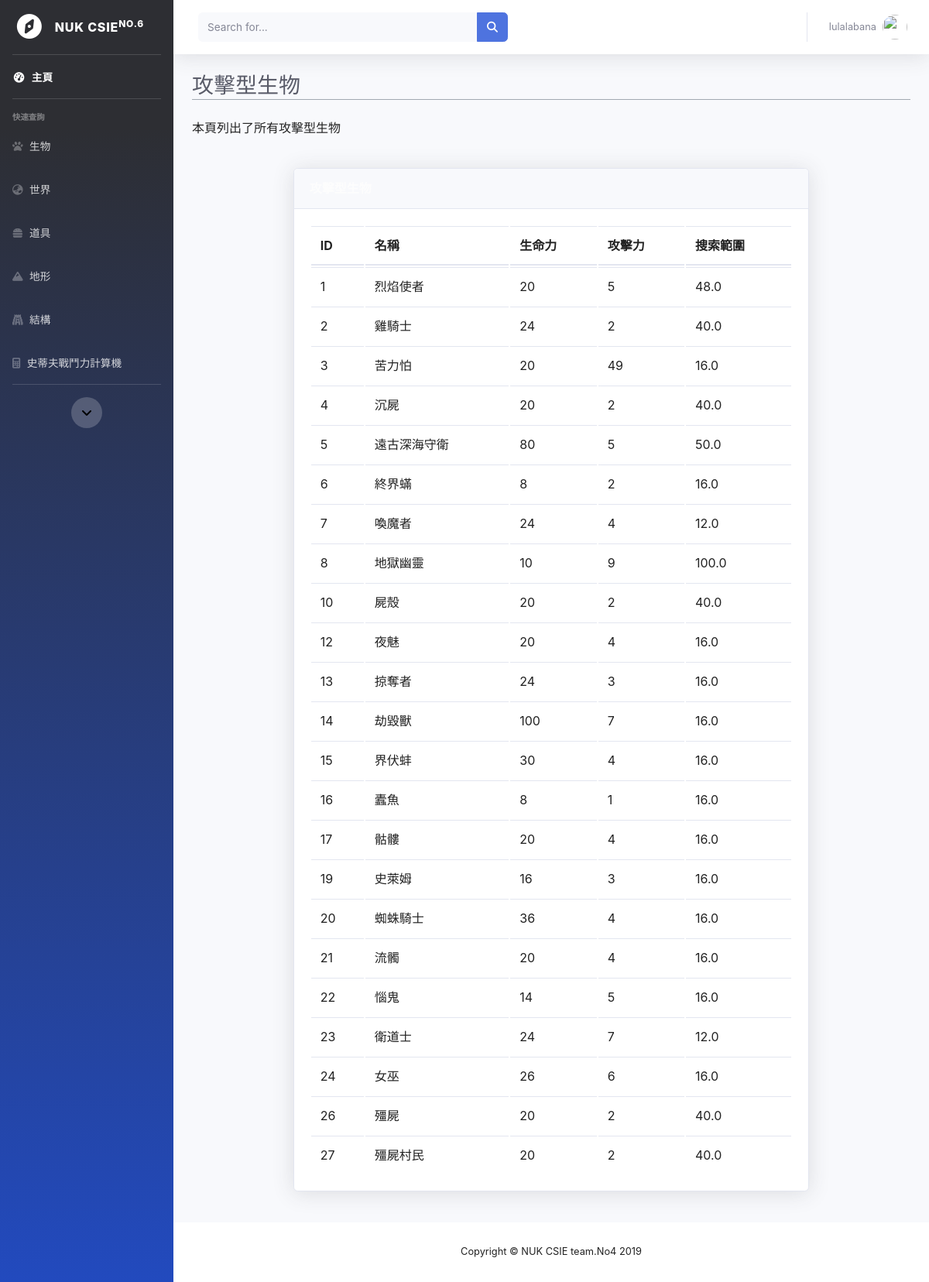
The app's page /MinecraftDB/aggressive_mobs/ (signed in), older data.
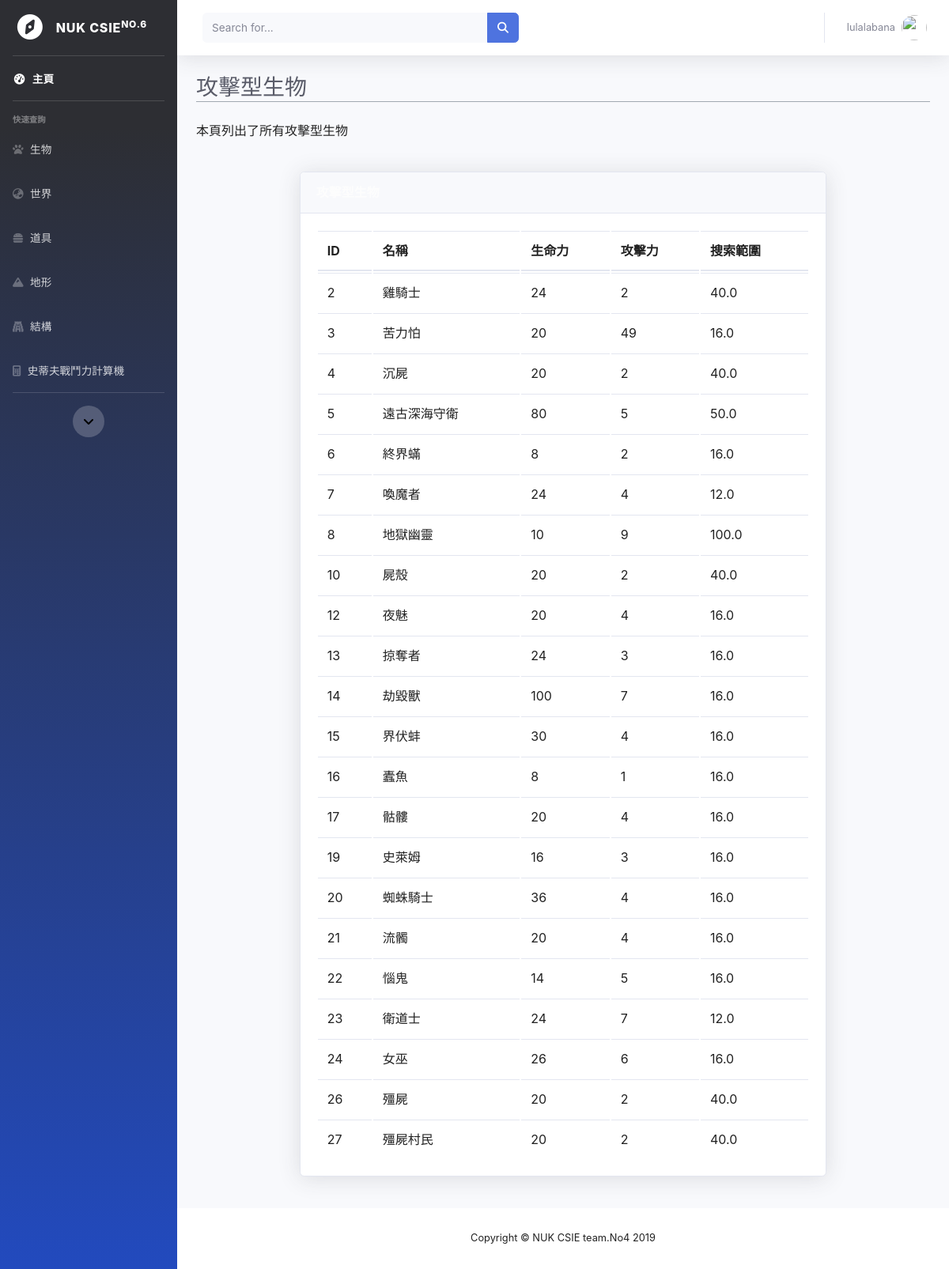
The same page, newer data.
### MinecraftDB/models.py (models this page shows, shortened)
class Attack_Creature(models.Model):
    Attack_Creature_name=models.CharField(max_length=20)
    Search_range=models.FloatField(default=0)

### MinecraftDB/views.py (the view)
# urls.py: path('aggressive_mobs/', views.aggressive_mobs, name='aggressive_mobs'),
def aggressive_mobs(request):
    cursor = connection.cursor()
    cursor.execute(
        'select MinecraftDB_attack_creature.id,Attack_Creature_name,Search_range,HealthPoints,Attack from MinecraftDB_attack_creature,MinecraftDB_creature where Attack_Creature_name=Creature_name')
    search_attack_creature = cursor.fetchall()
    print(search_attack_creature)
    List = []
    for item in search_attack_creature:
        list_s = {'mob_id': item[0], 'mob_name': item[1], 'mob_search_range': item[2],'HP':item[3],'attack':item[4]}
        List.append(list_s)
    return render(request, 'static/main_page/aggressive_mobs.html', {'Username': request.session['username'],'List':List})

### MinecraftDB/templates/static/main_page/aggressive_mobs.html (shortened to what this page needs)
{% load static %}
<!DOCTYPE html>
<html lang="en">
<head>
    <link href='{% static "main_page/css/sb-admin-2.min.css" %}' rel="stylesheet">
</head>
<body id="page-top">
    <div id="wrapper">
        <ul class="navbar-nav bg-gradient-primary sidebar sidebar-dark accordion" id="accordionSidebar">
            <form action="/MinecraftDB/backtomain/" method="POST">
                <a class="sidebar-brand d-flex align-items-center justify-content-center" href="/MinecraftDB/backtomain/">
                    <div class="sidebar-brand-icon rotate-n-15">
                        <i class="fas fa-compass"></i>
                    </div>
                    <div class="sidebar-brand-text mx-3">NUK CSIE<sup>No.6</sup></div>
                </a>
            </form>
            <hr class="sidebar-divider my-0">
            <li class="nav-item active">
                <form action="/MinecraftDB/backtomain/" method="POST">
                    <a class="nav-link" href="/MinecraftDB/backtomain/">
                        <i class="fas fa-fw fa-tachometer-alt"></i>
                        <span>主頁</span></a>
                </form>
            </li>
            <hr class="sidebar-divider">
            <div class="sidebar-heading">
                快速查詢
            </div>
            <li class="nav-item">
                <a class="nav-link collapsed" href="#" data-toggle="collapse" data-target="#collapseTwo" aria-expanded="true" aria-controls="collapseTwo">
                    <i class="fas fa-paw"></i>
                    <span>生物</span>
                </a>
            </li>
            <li class="nav-item">
                <a class="nav-link collapsed" href="#" data-toggle="collapse" data-target="#collapseThree" aria-expanded="true" aria-controls="collapseThree">
                    <i class="fas fa-globe-asia"></i>
                    <span>世界</span>
                </a>
            </li>
            <li class="nav-item">
                <a class="nav-link collapsed" href="#" data-toggle="collapse" data-target="#collapsePages" aria-expanded="true" aria-controls="collapsePages">
                    <i class="fas fa-hamburger"></i>
                    <span>道具</span>
                </a>
            </li>
            <li class="nav-item">
                <a class="nav-link" href="/MinecraftDB/biome">
                    <i class="fas fa-mountain"></i>
                    <span>地形</span></a>
            </li>
            <li class="nav-item">
                <a class="nav-link" href="/MinecraftDB/structures">
                    <i class="fas fa-gopuram"></i>
                    <span>結構</span></a>
            </li>
            <li class="nav-item">
                <a class="nav-link" href="/MinecraftDB/Steve">
                    <i class="fa fa-calculator" aria-hidden="true"></i>
                    <span>史蒂夫戰鬥力計算機</span></a>
            </li>
            <hr class="sidebar-divider d-none d-md-block">
            <div class="text-center d-none d-md-inline">
                <button class="rounded-circle border-0" id="sidebarToggle"><i class="fas fa-angle-down"></i></button>
            </div>
        </ul>
        <div id="content-wrapper" class="d-flex flex-column">
            <div id="content">
                <nav class="navbar navbar-expand navbar-light bg-white topbar mb-4 static-top shadow">
                    <form class="d-none d-sm-inline-block form-inline mr-auto ml-md-3 my-2 my-md-0 mw-100 navbar-search" action="/MinecraftDB/Search/" method="POST">
                        <div class="input-group">
                            <input type="text" class="form-control bg-light border-0 small" placeholder="Search for..."
                                aria-label="Search" aria-describedby="basic-addon2" name="search">
                            <div class="input-group-append">
                                <button class="btn btn-primary" type="submit">
                                    <i class="fas fa-search fa-sm"></i>
                                </button>
                            </div>
                        </div>
                    </form>
                    <ul class="navbar-nav ml-auto">
                        <li class="nav-item dropdown no-arrow">
                            <a class="nav-link dropdown-toggle" href="#" id="userDropdown" role="button" data-toggle="dropdown" aria-haspopup="true" aria-expanded="false">
                                <span class="mr-2 d-none d-lg-inline text-gray-600 small">{{Username}}</span>
                                <img class="img-profile rounded-circle" src="https://fakeimg.pl/128x128/?retina=1&text=%E5%B8%A5%E5%93%A5&font=noto">
                            </a>
                        </li>
                    </ul>
                </nav>
                <div class="container-fluid">
                    <div class="d-sm-flex align-items-center justify-content-main mb-4">
                        <h1 class="h3 mb-0 text-gray-800">攻擊型生物</h1>
                    </div>
                    <div class="d-sm-flex align-items-center justify-content-between mb-4">
                        <p>本頁列出了所有攻擊型生物</p>
                    </div>
                    <div class="row">
                        <div class="row inner">
                            <div class="table">
                                <div class="card shadow mb-4">
                                    <div class="card-header py-3 d-flex flex-row align-items-center justify-content-between">
                                        <h6 class="m-0 font-weight-bold text-primary">攻擊型生物</h6>
                                    </div>
                                    <div class="card-body">
                                        <table class="sortable wikitable jquery-tablesorter" data-description="名稱">
                                            <thead>
                                                <tr>
                                                    <th>ID</th>
                                                    <th class="headerSort" tabindex="0" role="columnheader button" title="該生物名稱">名稱
                                                    </th>
                                                    <th class="headerSort headerSortDown" tabindex="0" role="columnheader button" title="該搜索範圍">生命力
                                                    </th>
                                                    <th class="headerSort headerSortDown" tabindex="0" role="columnheader button" title="該搜索範圍">攻擊力
                                                    </th>
                                                    <th class="headerSort headerSortDown" tabindex="0" role="columnheader button" title="該搜索範圍">搜索範圍
                                                    </th>
                                                </tr>
                                            </thead>
                                            <tbody>
                                                {% for item in List %}
                                                <tr>
                                                    <td>{{item.mob_id}}</td>
                                                    <td>{{item.mob_name}}</td>
                                                    <td>{{item.HP}}</td>
                                                    <td>{{item.attack}}</td>
                                                    <td>{{item.mob_search_range}}</td>
                                                </tr>
                                                {% endfor %}
                                            </tbody>
                                        </table>
                                    </div>
                                </div>
                            </div>
                        </div>
                    </div>
                </div>
                <footer class="sticky-footer bg-white">
                    <div class="container my-auto">
                        <div class="copyright text-center my-auto">
                            <span>Copyright &copy; NUK CSIE team.No4 2019</span>
                        </div>
                    </div>
                </footer>
            </div>
        </div>
</body>
</html>

Row changes from the older to the newer data that the page shows:
no longer on this page (row edited): Attack_Creature: mob_id "1", mob_name "烈焰使者", HP "20", attack "5", mob_search_range "48.0"
